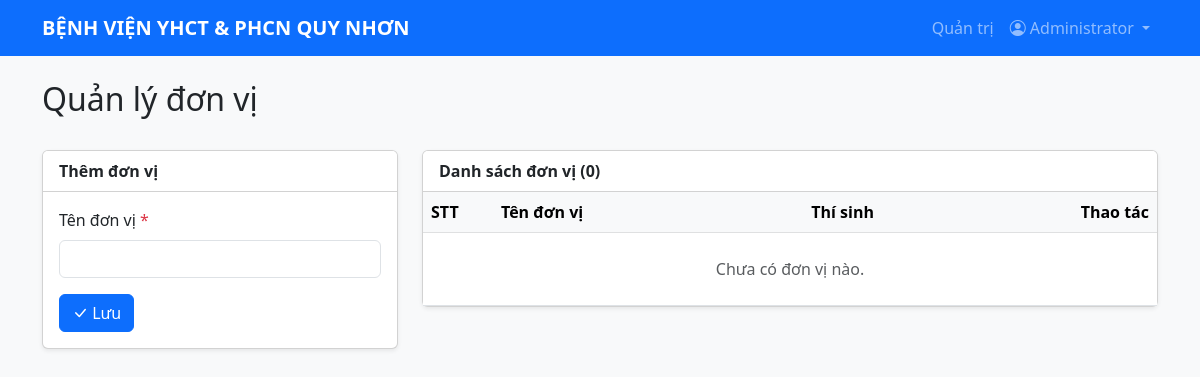
/admin/units.php (signed in), run on an earlier commit of the app's database.
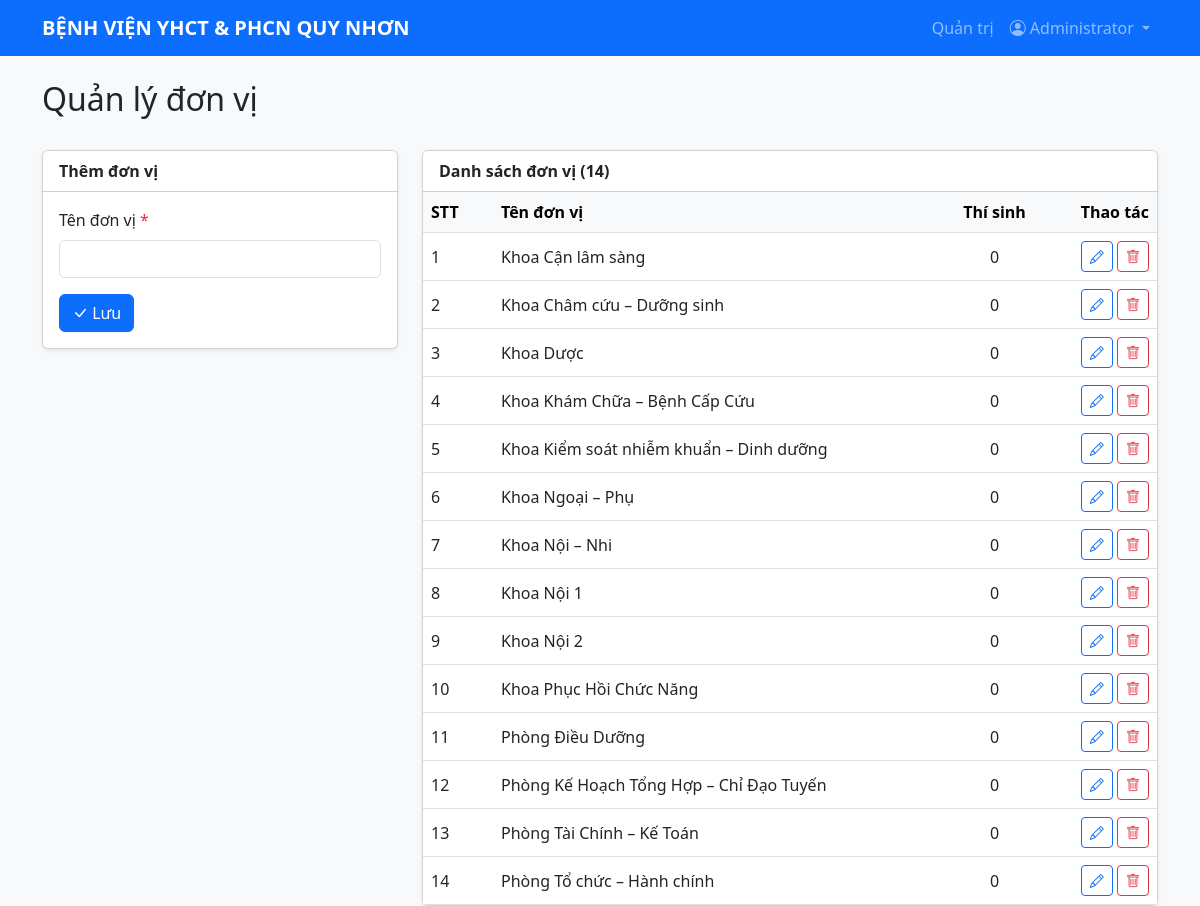
And on a later commit of the database.
### tables this page shows
CREATE TABLE site_settings (
    setting_key VARCHAR(100) PRIMARY KEY,
    setting_value VARCHAR(255) NOT NULL,
    updated_at TIMESTAMP NOT NULL DEFAULT CURRENT_TIMESTAMP ON UPDATE CURRENT_TIMESTAMP
);

CREATE TABLE units (
    id INT UNSIGNED AUTO_INCREMENT PRIMARY KEY,
    name VARCHAR(255) NOT NULL,
    created_at TIMESTAMP NOT NULL DEFAULT CURRENT_TIMESTAMP,
    updated_at TIMESTAMP NOT NULL DEFAULT CURRENT_TIMESTAMP ON UPDATE CURRENT_TIMESTAMP,
    UNIQUE KEY uq_units_name (name)
);

### includes/functions.php (called while the page is built, shortened)
<?php
function h($str) {
    return htmlspecialchars($str ?? '', ENT_QUOTES, 'UTF-8');
}
function getSiteSetting($pdo, $key, $default = '') {
    static $settings = [];
    if (!array_key_exists($key, $settings)) {
        $stmt = $pdo->prepare("SELECT setting_value FROM site_settings WHERE setting_key = ?");
        $stmt->execute([$key]);
        $value = $stmt->fetchColumn();
        $settings[$key] = $value === false ? $default : $value;
    }
    return $settings[$key];
}
?>

### admin/units.php (the view, shortened to what the changed rows need)
<?php
require_once __DIR__ . '/../config/database.php';
require_once __DIR__ . '/../includes/functions.php';
$units = $pdo->query("SELECT un.id, un.name, un.created_at, COUNT(u.id) AS participant_count
    FROM units un
    LEFT JOIN users u ON u.unit_id = un.id AND u.role = 'student'
    GROUP BY un.id, un.name, un.created_at
    ORDER BY un.name ASC")->fetchAll();
require_once __DIR__ . '/../includes/header.php';
?>
<div class="d-flex justify-content-between align-items-center mb-4">
    <h2>Quản lý đơn vị</h2>
</div>
<div class="row g-4">
    <div class="col-lg-8">
        <div class="card shadow-sm">
            <div class="card-header bg-white fw-bold">Danh sách đơn vị (<?= count($units) ?>)</div>
            <div class="table-responsive">
                <table class="table table-hover align-middle mb-0">
                    <thead class="table-light">
                        <tr>
                            <th style="width: 70px">STT</th>
                            <th>Tên đơn vị</th>
                            <th class="text-center">Thí sinh</th>
                            <th class="text-end">Thao tác</th>
                        </tr>
                    </thead>
                    <tbody>
                        <?php foreach ($units as $index => $unit): ?>
                            <tr>
                                <td><?= $index + 1 ?></td>
                                <td><?= h($unit['name']) ?></td>
                                <td class="text-center"><?= (int)$unit['participant_count'] ?></td>
                                <td class="text-end text-nowrap">
                                    <a class="btn btn-sm btn-outline-primary" href="units.php?edit=<?= (int)$unit['id'] ?>" title="Sửa"><i class="bi bi-pencil"></i></a>
                                    <form method="post" class="d-inline" onsubmit="return confirm('Bạn chắc chắn muốn xóa đơn vị này?');">
                                        <button class="btn btn-sm btn-outline-danger" type="submit" title="Xóa" <?= (int)$unit['participant_count'] > 0 ? 'disabled' : '' ?>><i class="bi bi-trash"></i></button>
                                    </form>
                                </td>
                            </tr>
                        <?php endforeach; ?>
                        <?php if (!$units): ?>
                            <tr><td colspan="4" class="text-center text-muted py-4">Chưa có đơn vị nào.</td></tr>
                        <?php endif; ?>
                    </tbody>
                </table>
            </div>
        </div>
    </div>
</div>
<?php require_once __DIR__ . '/../includes/footer.php'; ?>

### includes/header.php (shortened to what the changed rows need)
<?php
require_once __DIR__ . '/../config/database.php';
require_once __DIR__ . '/functions.php';
$contestName = getSiteSetting($pdo, 'contest_name', 'BỆNH VIỆN YHCT & PHCN QUY NHƠN');
?>
<!DOCTYPE html>
<html lang="vi">
<head>
    <link href="https://cdn.jsdelivr.net/npm/bootstrap@5.3.0/dist/css/bootstrap.min.css" rel="stylesheet">
    <link rel="stylesheet" href="https://cdn.jsdelivr.net/npm/bootstrap-icons@1.10.5/font/bootstrap-icons.css">
</head>
<body>
<nav class="navbar navbar-expand-lg navbar-dark bg-primary mb-4">
  <div class="container">
    <a class="navbar-brand" href="/index.php"><?= h($contestName) ?></a>
    <div class="collapse navbar-collapse" id="navbarNav">
      <ul class="navbar-nav">
      </ul>
    </div>
  </div>
</nav>
<div class="container">

What changed in the data, as far as the page shows it:
added site_settings: setting_value "BỆNH VIỆN YHCT & PHCN QUY NHƠN"
added units: name "Khoa Cận lâm sàng", participant_count "0"
added units: name "Khoa Châm cứu – Dưỡng sinh", participant_count "0"
added units: name "Khoa Dược", participant_count "0"
added units: name "Khoa Khám Chữa – Bệnh Cấp Cứu", participant_count "0"
added units: name "Khoa Kiểm soát nhiễm khuẩn – Dinh dưỡng", participant_count "0"
added units: name "Khoa Ngoại – Phụ", participant_count "0"
added units: name "Khoa Nội – Nhi", participant_count "0"
added units: name "Khoa Nội 1", participant_count "0"
added units: name "Khoa Nội 2", participant_count "0"
added units: name "Khoa Phục Hồi Chức Năng", participant_count "0"
added units: name "Phòng Điều Dưỡng", participant_count "0"
added units: name "Phòng Kế Hoạch Tổng Hợp – Chỉ Đạo Tuyến", participant_count "0"
added units: name "Phòng Tài Chính – Kế Toán", participant_count "0"
added units: name "Phòng Tổ chức – Hành chính", participant_count "0"
Also different on the page:
count($units): "0" → "14"
$contestName: "BỆNH VIỆN YHCT & PHCN QUY NHƠN" → (not shown)
text no longer shown: "Chưa có đơn vị nào."
